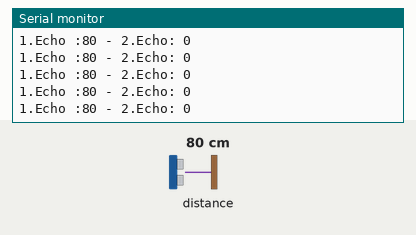
The sketch below on a simulated Arduino Uno, built with avr-gcc and run on an emulated ATmega328P. Shown: the last lines printed to the serial monitor. Wiring (inferred from the names in the program): SRF02/SRF08 range finder at I2C address 0x70. The inputs (shaded band) are chosen by the test bench; at power-on: distance to the obstacle 80 cm. The echo pulse lasts 58.3 µs per cm.

Above: at 1.2 s.
1.3 s: distance to the obstacle set to 2 cm
At 1.43 s:
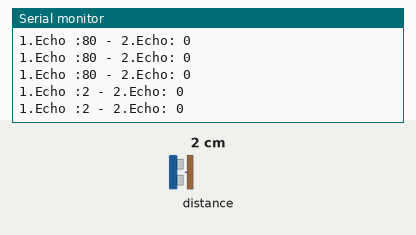
2.8 s: distance to the obstacle set to 4 cm
At 2.83 s:
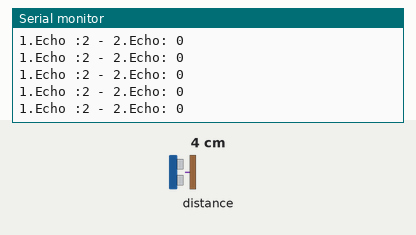
Timing chart, 0 to 5.8 s (numbered marks = the images above; inputs shaded):
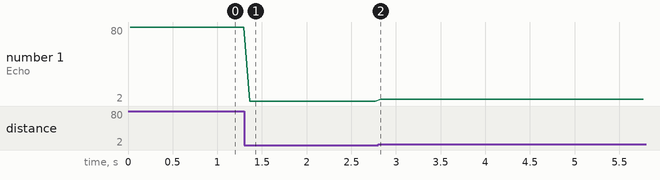

Measured:
- after the input at 1.3 s, the serial monitor: prints a new line after 0.06 s (image 1)
- plotted number 1: 2 → 4 after the input at 2.8 s

The sketch:

Main_Ultrasonic.ino
```cpp
#include <Wire.h>

/*
 * Adressen:
 *   _________      __________
 *  /224   232\    /0xE0  0xE8\
 * |           |  |            |
 * |226     230|  |0xE2    0xE6|
 *  \         /    \          /
 *    --228--        --0xE4--
 */

#define ADDRESS 112                 //Aus irgendeinem Grund die Hälfte der angegebenen Adresse

void setup() {
  Wire.begin();
  Serial.begin(9600);

  Wire.beginTransmission(ADDRESS);
  Wire.write(byte(0x02));           //Register zuim Einstellen der Reichweite
  Wire.write(byte(70));             //Reichweite wird auf ~3m gesetzt, dadurch sind die Messwerte nach 21ms verfügbar
  Wire.endTransmission();

  //changeAddress(112, 0xE8);
}

int reading = 0;

void loop() {
  // Schritt 1: Messung starten
  Wire.beginTransmission(ADDRESS);
  Wire.write(byte(0x00));      // Command-Register wird angesprochen
  Wire.write(byte(0x51));      // Messung in cm wird gestartet
  Wire.endTransmission();

  delay(25);                   // Warten bis Messung fertig, bei eingestellter Reichweite min 21ms

  Serial.print("1.Echo :");
  Wire.beginTransmission(ADDRESS);
  Wire.write(byte(0x02));      // Register des 1. Echos wird angesprochen
  Wire.endTransmission();
  Wire.requestFrom(ADDRESS, 2);// result besteht aus 2 Bytes

  if (2 <= Wire.available()) {
    reading = Wire.read();
    reading = reading << 8;
    reading |= Wire.read();
    Serial.print(reading);
  }

  Serial.print(" - 2.Echo: ");
  Wire.beginTransmission(ADDRESS);
  Wire.write(byte(0x04));      // Register des 2. Echos wird angesprochen; es stehen insgesamt 17 echos zur Verfügung jeweils an Register (#Echo*2)
  Wire.endTransmission();
  Wire.requestFrom(ADDRESS, 2);  // result besteht aus 2 Bytes

  if (2 <= Wire.available()) {
    reading = Wire.read();
    reading = reading << 8;
    reading |= Wire.read();
    Serial.print(reading);
  }

  Serial.println();

  delay(40); //Cycle muss mindestens 65ms betragen
}


// The following code changes the address of a Devantech Ultrasonic Range Finder (SRF10 or SRF08)
// usage: changeAddress(0x70, 0xE6);

void changeAddress(byte oldAddress, byte newAddress)
{
  Wire.beginTransmission(oldAddress);
  Wire.write(byte(0x00));
  Wire.write(byte(0xA0));
  Wire.endTransmission();

  Wire.beginTransmission(oldAddress);
  Wire.write(byte(0x00));
  Wire.write(byte(0xAA));
  Wire.endTransmission();

  Wire.beginTransmission(oldAddress);
  Wire.write(byte(0x00));
  Wire.write(byte(0xA5));
  Wire.endTransmission();

  Wire.beginTransmission(oldAddress);
  Wire.write(byte(0x00));
  Wire.write(newAddress);
  Wire.endTransmission();
}
```
